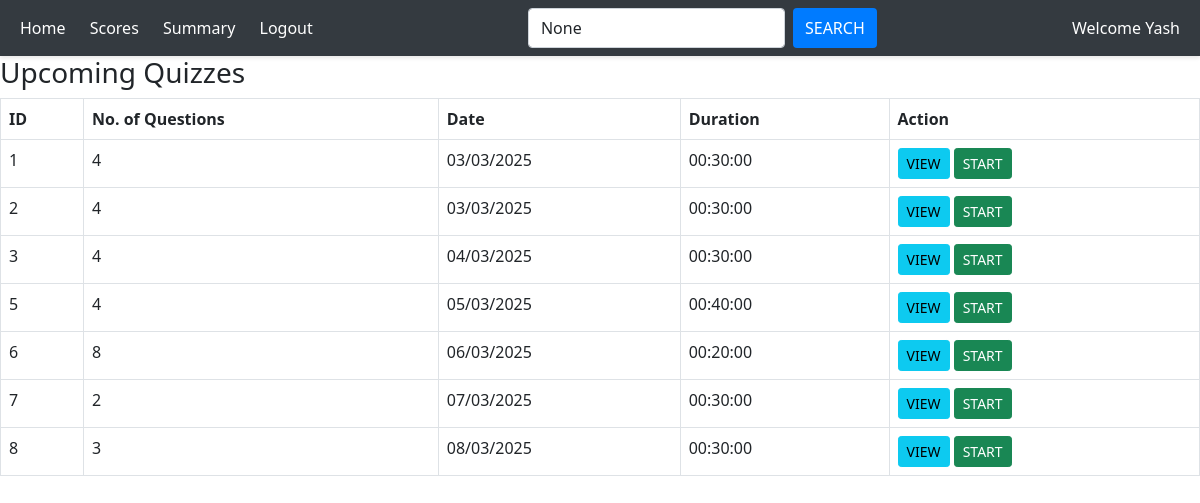
The page /user_dashboard/2 (signed in) on the database as committed earlier.
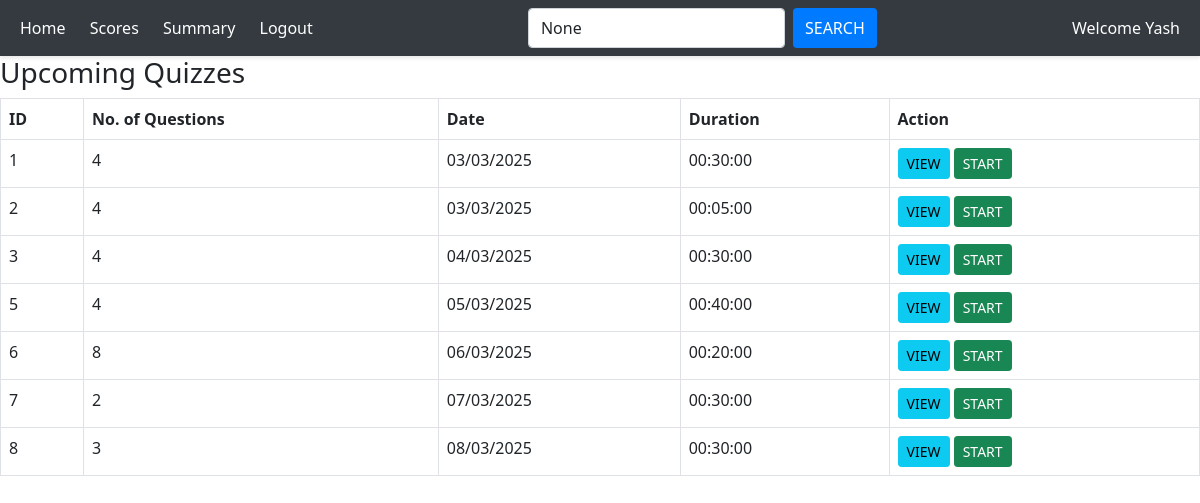
The same page on the database as committed later.
### application/models.py (models this page shows)
class Quiz(db.Model):
    id = db.Column(db.Integer, primary_key=True)
    chapter_id = db.Column(db.Integer, db.ForeignKey('chapter.id'), nullable=False)
    date_of_quiz = db.Column(db.Date)
    time_duration = db.Column(db.Time)
    is_active = db.Column(db.Boolean, default=True)
    title = db.Column(db.String())
    questions = db.relationship('Question', backref='quiz', lazy=True, cascade="all, delete-orphan")
    scores = db.relationship('Score', backref='quiz', lazy=True, cascade="all, delete-orphan")

### application/controllers.py (the view, shortened to what this page needs)
@app.route("/user_dashboard/<int:user_id>", methods=["GET", "POST"])
def user_dashboard(user_id):
    if "user_id" not in session or session["user_id"] != user_id:
        return redirect(url_for("login"))
    this_user = User.query.get_or_404(user_id)
    search_query = request.args.get("search_query")
    date_filter = request.args.get("date_filter")
    user_scores_query = Score.query.filter_by(user_id=user_id)
    if search_query:
        user_scores_query = user_scores_query.join(Quiz).filter(
            Quiz.title.ilike(f"%{search_query}%")
        )
    user_scores = user_scores_query.all()
    today = date.today()
    upcoming_quizzes = Quiz.query.filter(Quiz.date_of_quiz >= today)
    if search_query:
        upcoming_quizzes = upcoming_quizzes.filter(
            Quiz.title.ilike(f"%{search_query}%")
        )
    upcoming_quizzes = upcoming_quizzes.all()
    return render_template(
        "user_dash.html",
        user=this_user,
        upcoming_quizzes=upcoming_quizzes,
        user_scores=user_scores,
        search_query=search_query,
        date_filter=date_filter,
    )

### templates/user_dash.html (shortened to what this page needs)
<!DOCTYPE html>
<html lang="en">
<head>
    <link rel="stylesheet" href="{{url_for('static', filename ='user_dash.css')}}">
    <link href="https://cdn.jsdelivr.net/npm/bootstrap@5.0.2/dist/css/bootstrap.min.css" rel="stylesheet"
>
</head>
<body>
    <div class="main">
        <nav class="navbar">
            <div>
                <a href="#">Home </a>
                <a href="{{url_for('view_scores',user_id =user.id)}}">Scores</a>
                <a href="{{url_for('user_summary', user_id =user.id)}}">Summary</a>
                <a href="/login">Logout</a>
            </div>
                <form class="d-flex" action="{{ url_for('user_dashboard', user_id=user.id) }}" method=["GET"]>
                    <input class="form-control me-2" type="search" placeholder="Search Quizzes" name="search_query" value="{{ search_query }}">
                    <button class="btn btn-outline-success" type="submit">Search</button>
                </form>
                <span class="navbar-text">Welcome {{user.username}}</span>
        </nav>
        <h3>Upcoming Quizzes</h3>
        <table class="table table-bordered">
            <thead>
                <tr>
                    <th>ID</th>
                    <th>No. of Questions</th>
                    <th>Date</th>
                    <th>Duration</th>
                    <th>Action</th>
                </tr>
            </thead>
            <tbody>
                {% for quiz in upcoming_quizzes %}
                <tr>
                    <td>{{ quiz.id }}</td>
                    <td>{{ quiz.questions|length }}</td>
                    <td>{{ quiz.date_of_quiz.strftime('%d/%m/%Y')}}</td>
                    <td>{{ quiz.time_duration }}</td>
                    <td>
                        <a href="{{ url_for('view_quiz', quiz_id = quiz.id) }}"><button class="btn btn-info btn-sm">View</button></a>
                        <a href="{{ url_for('start_quiz', quiz_id = quiz.id) }}"><button class="btn btn-success btn-sm">Start</button></a>
                    </td>
                </tr>
                {% endfor %}
            </tbody>
        </table>
    </div>
</body>
</html>
</body>
</html>

Rows that differ between the two databases and show on the page:
changed Quiz id 2: time_duration "00:30:00" → "00:05:00"
